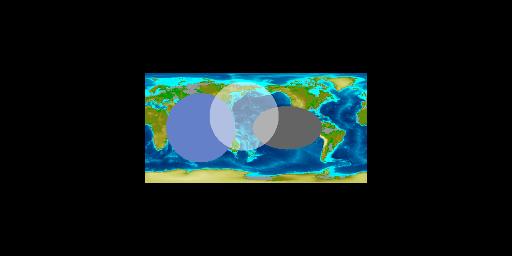

Write the Python code that produced this figure.
#!/usr/bin/env python

# Apply multiple ellipsoid masks to an earth image using vtkImageMask.

# Factory overrides
import vtkmodules.vtkInteractionStyle  # noqa: F401
import vtkmodules.vtkRenderingFreeType  # noqa: F401
import vtkmodules.vtkRenderingOpenGL2  # noqa: F401

import os

from vtkmodules.vtkIOImage import vtkPNMReader
from vtkmodules.vtkImagingCore import vtkImageMask
from vtkmodules.vtkImagingSources import vtkImageEllipsoidSource
from vtkmodules.vtkRenderingCore import (
    vtkImageActor,
    vtkRenderWindow,
    vtkRenderWindowInteractor,
    vtkRenderer,
)

# Read earth image
reader = vtkPNMReader()
reader.ReleaseDataFlagOff()
data_dir = os.environ.get("VPE_DATA_DIR", os.path.dirname(os.path.abspath(__file__)))

reader.SetFileName(os.path.join(data_dir, "earth.ppm"))
reader.Update()

# First ellipsoid mask
sphere = vtkImageEllipsoidSource()
sphere.SetWholeExtent(0, 511, 0, 255, 0, 0)
sphere.SetCenter(128, 128, 0)
sphere.SetRadius(80, 80, 1)
sphere.Update()

mask = vtkImageMask()
mask.SetImageInputData(reader.GetOutput())
mask.SetMaskInputData(sphere.GetOutput())
mask.SetMaskedOutputValue(100, 128, 200)
mask.NotMaskOn()
mask.ReleaseDataFlagOff()
mask.Update()

# Second ellipsoid mask
sphere2 = vtkImageEllipsoidSource()
sphere2.SetWholeExtent(0, 511, 0, 255, 0, 0)
sphere2.SetCenter(328, 128, 0)
sphere2.SetRadius(80, 50, 1)
sphere2.Update()

mask2 = vtkImageMask()
mask2.SetImageInputData(mask.GetOutput())
mask2.SetMaskInputData(sphere2.GetOutput())
mask2.SetMaskedOutputValue(100)
mask2.NotMaskOn()
mask2.ReleaseDataFlagOff()
mask2.Update()

# Third ellipsoid mask with alpha
sphere3 = vtkImageEllipsoidSource()
sphere3.SetWholeExtent(0, 511, 0, 255, 0, 0)
sphere3.SetCenter(228, 155, 0)
sphere3.SetRadius(80, 80, 1)
sphere3.Update()

mask3 = vtkImageMask()
mask3.SetImageInputData(mask2.GetOutput())
mask3.SetMaskInputData(sphere3.GetOutput())
mask3.SetMaskedOutputValue(255)
mask3.NotMaskOn()
mask3.SetMaskAlpha(0.5)
mask3.ReleaseDataFlagOff()
mask3.Update()

# Display with vtkImageActor
image_actor = vtkImageActor()
image_actor.GetMapper().SetInputConnection(mask3.GetOutputPort())

# Renderer
renderer = vtkRenderer()
renderer.AddActor(image_actor)

# Window
render_window = vtkRenderWindow()
render_window.AddRenderer(renderer)
render_window.SetSize(512, 256)
render_window.SetWindowName("ellipsoid mask earth")

# Scene
renderer.ResetCamera()

# Interactor
interactor = vtkRenderWindowInteractor()
interactor.SetRenderWindow(render_window)

interactor.Initialize()
interactor.Start()
